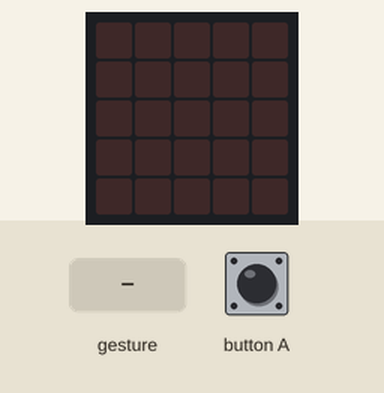
Recording of a program running on a simulated BBC micro:bit (MakeCode). Parts: the board's 5×5 LED display. The test bench sets the inputs (shaded band). Random numbers come from a fixed seed; a tilt is held for 1.5 s and a shake lasts 1 s, then the board lies face up again.

Above: at 1.2 s.
1.3 s: button A pressed for 0.15 s
At 2.0 s:
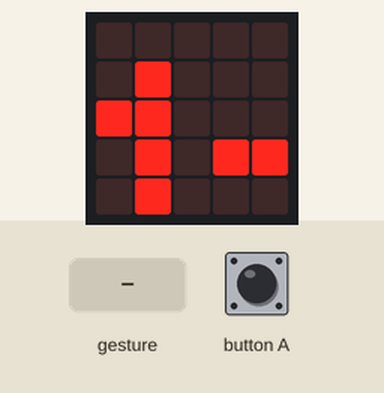
2.9 s: gesture 'logo down'
At 3.8 s:
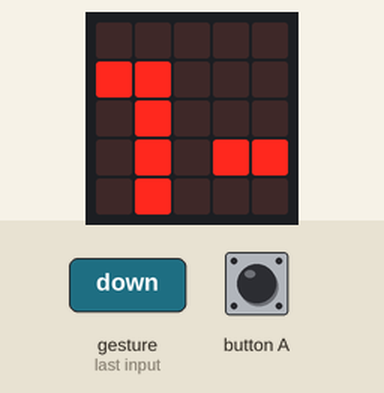
4.5 s: button A pressed for 0.15 s
At 5.6 s:
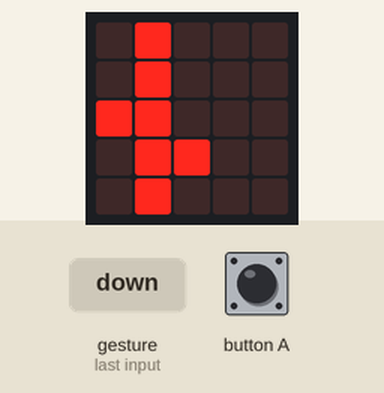
6.1 s: gesture 'logo up'
At 7.4 s:
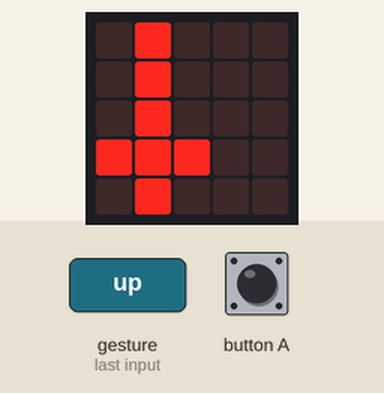
7.7 s: button A pressed for 0.15 s
At 9.0 s:
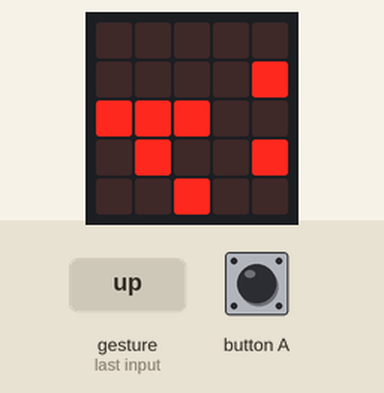
9.3 s: gesture 'logo down'
At 9.9 s:
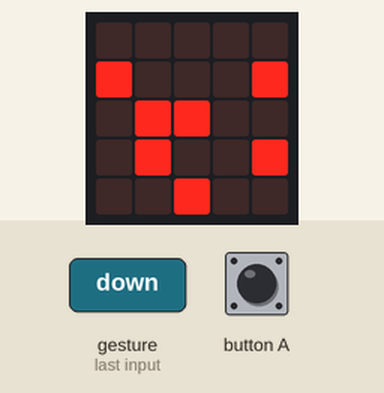
Timing chart, 0 to 11.9 s (numbered marks = the images above; inputs shaded):
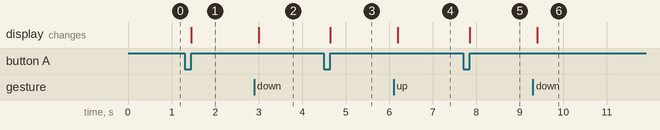

Measured:
- after the input at 1.3 s, the display: changes after 0.15 s (image 1)
- after the input at 2.9 s, the display: changes after 0.10 s (image 2)
- after the input at 4.5 s, the display: changes after 0.15 s (image 3)
- after the input at 6.1 s, the display: changes after 0.10 s (image 4)
- after the input at 7.7 s, the display: changes after 0.15 s (image 5)
- after the input at 9.3 s, the display: changes after 0.10 s (image 6)

The program:

main.ts
```typescript
let xpoz = 0
let ypoz = 0
let sor = 0
let oszlop = 0
input.onGesture(Gesture.LogoDown, function () {
    if (!(led.point(xpoz, ypoz - 1)) && ypoz >= 1) {
        led.unplot(xpoz, ypoz)
        ypoz = ypoz - 1
    }
    led.plot(xpoz, ypoz)
    ellenorzes()
})
input.onGesture(Gesture.LogoUp, function () {
    if (!(led.point(xpoz, ypoz + 1)) && ypoz <= 3) {
        led.unplot(xpoz, ypoz)
        ypoz = ypoz + 1
    }
    led.plot(xpoz, ypoz)
    ellenorzes()
})
input.onButtonPressed(Button.A, function () {
    basic.clearScreen()
    for (let index = 0; index < 6; index++) {
        sor = randint(0, 4)
        oszlop = randint(0, 3) + 1
        while (led.point(oszlop, sor)) {
            sor = randint(0, 4)
            oszlop = randint(0, 3) + 1
        }
        led.plot(oszlop, sor)
    }
    xpoz = 0
    ypoz = 2
    led.plot(xpoz, ypoz)
})
function ellenorzes () {
    if (xpoz == 4 && ypoz == 4) {
        basic.pause(1000)
        basic.showIcon(IconNames.Happy)
    }
}
input.onGesture(Gesture.TiltRight, function () {
    if (!(led.point(xpoz + 1, ypoz)) && xpoz <= 3) {
        led.unplot(xpoz, ypoz)
        xpoz = xpoz + 1
    }
    led.plot(xpoz, ypoz)
    ellenorzes()
})
input.onGesture(Gesture.TiltLeft, function () {
    if (!(led.point(xpoz - 1, ypoz)) && xpoz >= 1) {
        led.unplot(xpoz, ypoz)
        xpoz = xpoz - 1
    }
    led.plot(xpoz, ypoz)
    ellenorzes()
})
```

test.ts
```typescript
// ide kerülnek a tesztek; a rendszer ezt nem kompilálja, ha a csomagot bővítményként használják.
```
